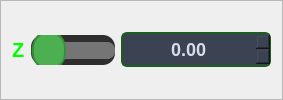
                    <widget class="QFrame" name="frame_Z">
                     <property name="frameShape">
                      <enum>QFrame::StyledPanel</enum>
                     </property>
                     <property name="frameShadow">
                      <enum>QFrame::Raised</enum>
                     </property>
                     <layout class="QHBoxLayout" name="horizontalLayout_5">
                      <item>
                       <widget class="QLabel" name="label_4">
                        <property name="font">
                         <font>
                          <pointsize>15</pointsize>
                          <weight>75</weight>
                          <bold>true</bold>
                         </font>
                        </property>
                        <property name="styleSheet">
                         <string notr="true">QLabel#label_4 {
    color: #00FF00; /* Mengubah warna teks menjadi putih */
}
</string>
                        </property>
                        <property name="text">
                         <string>Z</string>
                        </property>
                       </widget>
                      </item>
                      <item>
                       <widget class="QSlider" name="horizontalSlider_Z">
                        <property name="font">
                         <font>
                          <pointsize>15</pointsize>
                         </font>
                        </property>
                        <property name="styleSheet">
                         <string notr="true">QSlider#horizontalSlider_Z {
    background-color: #2E2E2E; /* Latar belakang slider */
    border-radius: 12px; /* Membuat sudut melengkung pada slider */
    height: 30px; /* Menambah tinggi keseluruhan slider untuk membuatnya lebih tebal */
}

QSlider#horizontalSlider_Z::groove:horizontal {
    border: 1px solid #666; /* Border untuk jalur slider */
    background: #3A3A3A; /* Latar belakang jalur slider */
    height: 15px; /* Membuat jalur slider lebih tebal */
    border-radius: 8px; /* Sudut melengkung pada jalur */
}

QSlider#horizontalSlider_Z::handle:horizontal {
    background: #4CAF50; /* Warna handle (knob) */
    border: 2px solid #388E3C; /* Border di sekitar handle */
    width: 30px; /* Lebar handle lebih besar */
    height: 30px; /* Tinggi handle lebih besar */
    border-radius: 17px; /* Sudut melengkung pada handle untuk membuatnya bulat */
    margin: -12px 0; /* Membuat handle lebih besar dari jalur */
}

QSlider#horizontalSlider_Z::sub-page:horizontal {
    background: #1B5E20; /* Warna bagian yang sudah terisi */
    border-radius: 8px; /* Sudut melengkung */
}

QSlider#horizontalSlider_Z::add-page:horizontal {
    background: #757575; /* Warna bagian yang belum terisi */
    border-radius: 8px; /* Sudut melengkung */
}
</string>
                        </property>
                        <property name="orientation">
                         <enum>Qt::Horizontal</enum>
                        </property>
                       </widget>
                      </item>
                      <item>
                       <widget class="QDoubleSpinBox" name="doubleSpinBox_Z">
                        <property name="sizePolicy">
                         <sizepolicy hsizetype="Fixed" vsizetype="Fixed">
                          <horstretch>0</horstretch>
                          <verstretch>0</verstretch>
                         </sizepolicy>
                        </property>
                        <property name="minimumSize">
                         <size>
                          <width>150</width>
                          <height>0</height>
                         </size>
                        </property>
                        <property name="font">
                         <font>
                          <pointsize>-1</pointsize>
                          <weight>75</weight>
                          <bold>true</bold>
                         </font>
                        </property>
                        <property name="styleSheet">
                         <string notr="true">QDoubleSpinBox {
    background-color: #3B4252; /* Warna latar belakang */
    color: #D8DEE9; /* Warna teks */
    border: 2px solid #1B5E20; /* Warna border */
    border-radius: 6px; /* Sudut melengkung */
    font-size: 18px; /* Ukuran font */
    font-weight: bold; /* Membuat teks bold */
    padding: 4px 8px; /* Padding dalam */
    selection-background-color: #81A1C1; /* Warna seleksi */
    selection-color: #2E3440; /* Warna teks saat diseleksi */
}

/* Efek hover */
QDoubleSpinBox:hover {
    border: 2px solid #81A1C1;
}

/* Efek saat aktif (focus) */
QDoubleSpinBox:focus {
    border: 2px solid #88C0D0;
    background-color: #434C5E;
}
</string>
                        </property>
                        <property name="alignment">
                         <set>Qt::AlignCenter</set>
                        </property>
                       </widget>
                      </item>
                     </layout>
                    </widget>
